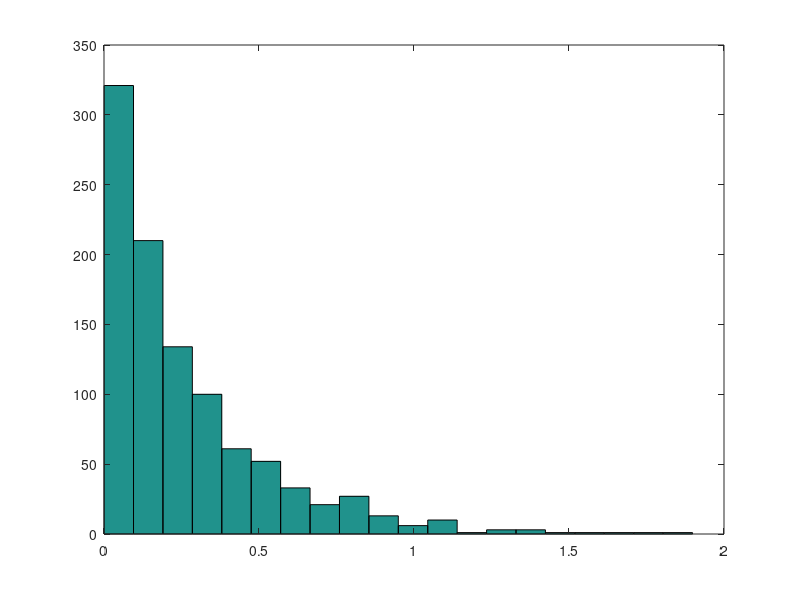

MATLAB code to generate this figure:
%% hist
size = 1000;
Y = exprnd(1,1,size);
hist(Y,size);

%% pdf
X = 0:.1:10;
Y = exppdf(X,1/.1);
plot(X,Y);

%% show accumulation
size = 1000;
H = 4;
Y = zeros(1,size);
minT = 0;
maxT = 4;
for i=1:size
    choice = min(minT + exprnd(1/H), maxT);
    while(choice == maxT)
        choice = min(minT + exprnd(1/H), maxT);
    end
    Y(i) = choice;
end
hist(Y,20);